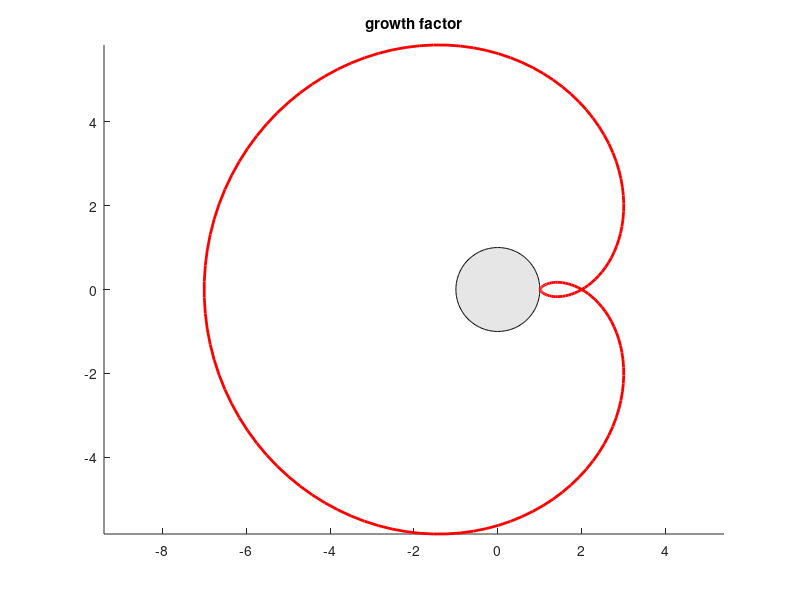

Reproduce this figure in MATLAB.
function mit18086_stencil_stability(x,nderiv,r)
%MIT18086_STENCIL_STABILITY(X,NDERIV,R)
%    Computes the stencil weights which approximate the
%    NDERIV-th derivative for a set of points given by X.
%    Also plots the von Neumann stability function of an
%    explicit time step method (with Courant number r)
%    solving the initial value problem u_t = u_nx, where
%    NDERIV space derivatives are taken.

% 02/2007 by Benjamin Seibold
% Feel free to modify for teaching and learning.

if nargin<3, r = 1; end
if nargin<2, nderiv = 3; end
if nargin<1, x = 0:3; end
V = rot90(vander(x));                      % Vandermonde matrix
b = zeros(size(x))'; b(nderiv+1) = factorial(nderiv);
s = V\b;                                      % stencil weights
disp('point positions:')
disp(sprintf('%7.2f',x))
disp(sprintf('stencil weights for %d. derivative:',nderiv))
disp(sprintf('%7.2f',s))
t = linspace(0,2*pi,200)';
g = 1+r*exp(i*t*x)*s;               % von Neumann growth factor
clf
patch(cos(t),sin(t),.9*[1 1 1])
hold on
plot(real(g),imag(g),'r-','linewidth',2)
hold off
axis equal
title('growth factor')
